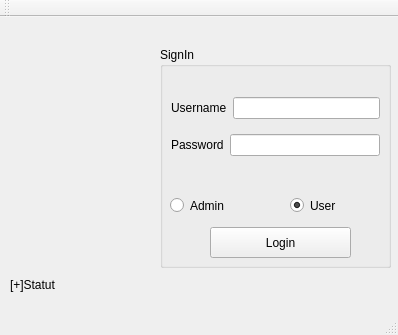
<?xml version="1.0" encoding="UTF-8"?>
<ui version="4.0">
 <class>MainWindow</class>
 <widget class="QMainWindow" name="MainWindow">
  <property name="geometry">
   <rect>
    <x>0</x>
    <y>0</y>
    <width>398</width>
    <height>335</height>
   </rect>
  </property>
  <property name="windowTitle">
   <string>MainWindow</string>
  </property>
  <widget class="QWidget" name="centralWidget">
   <widget class="QGroupBox" name="groupBox">
    <property name="geometry">
     <rect>
      <x>160</x>
      <y>30</y>
      <width>231</width>
      <height>221</height>
     </rect>
    </property>
    <property name="title">
     <string>SignIn</string>
    </property>
    <widget class="QPushButton" name="pushButton_Login">
     <property name="geometry">
      <rect>
       <x>50</x>
       <y>180</y>
       <width>141</width>
       <height>31</height>
      </rect>
     </property>
     <property name="text">
      <string>Login</string>
     </property>
    </widget>
    <widget class="QRadioButton" name="radioButton_admin">
     <property name="geometry">
      <rect>
       <x>10</x>
       <y>150</y>
       <width>82</width>
       <height>17</height>
      </rect>
     </property>
     <property name="text">
      <string>Admin</string>
     </property>
    </widget>
    <widget class="QRadioButton" name="radiobutton_user">
     <property name="geometry">
      <rect>
       <x>130</x>
       <y>150</y>
       <width>82</width>
       <height>17</height>
      </rect>
     </property>
     <property name="text">
      <string>User</string>
     </property>
     <property name="checked">
      <bool>true</bool>
     </property>
    </widget>
    <widget class="QWidget" name="layoutWidget">
     <property name="geometry">
      <rect>
       <x>0</x>
       <y>30</y>
       <width>231</width>
       <height>101</height>
      </rect>
     </property>
     <layout class="QVBoxLayout" name="verticalLayout">
      <item>
       <layout class="QHBoxLayout" name="horizontalLayout">
        <item>
         <widget class="QLabel" name="label">
          <property name="text">
           <string>Username</string>
          </property>
         </widget>
        </item>
        <item>
         <widget class="QLineEdit" name="lineEdit_username"/>
        </item>
       </layout>
      </item>
      <item>
       <layout class="QHBoxLayout" name="horizontalLayout_2">
        <item>
         <widget class="QLabel" name="label_2">
          <property name="text">
           <string>Password</string>
          </property>
         </widget>
        </item>
        <item>
         <widget class="QLineEdit" name="lineEdit_password">
          <property name="echoMode">
           <enum>QLineEdit::Password</enum>
          </property>
         </widget>
        </item>
       </layout>
      </item>
     </layout>
    </widget>
   </widget>
   <widget class="QLabel" name="label_pic">
    <property name="geometry">
     <rect>
      <x>10</x>
      <y>40</y>
      <width>141</width>
      <height>141</height>
     </rect>
    </property>
    <property name="text">
     <string/>
    </property>
   </widget>
   <widget class="QLabel" name="label_Statut">
    <property name="geometry">
     <rect>
      <x>10</x>
      <y>260</y>
      <width>201</width>
      <height>16</height>
     </rect>
    </property>
    <property name="text">
     <string>[+]Statut</string>
    </property>
   </widget>
  </widget>
  <widget class="QMenuBar" name="menuBar">
   <property name="geometry">
    <rect>
     <x>0</x>
     <y>0</y>
     <width>398</width>
     <height>21</height>
    </rect>
   </property>
  </widget>
  <widget class="QToolBar" name="mainToolBar">
   <attribute name="toolBarArea">
    <enum>TopToolBarArea</enum>
   </attribute>
   <attribute name="toolBarBreak">
    <bool>false</bool>
   </attribute>
  </widget>
  <widget class="QStatusBar" name="statusBar"/>
 </widget>
 <layoutdefault spacing="6" margin="11"/>
 <resources/>
 <connections/>
</ui>
